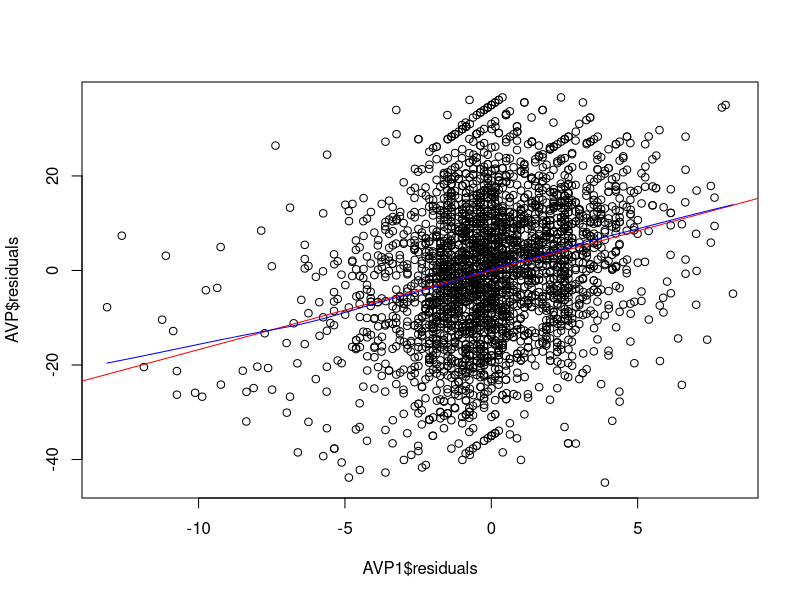

R code for this plot:
#Dataset: NLSY, Codebook: NLSY
#Using the added variable plot method, assess whether highest grade completed by child’s 
#mother (medu) is an omitted relevant variable in the following regression model: read = magebirth + breastfed

#Step 1: create a new data frame called ‘good2’ that
#include missing observations on the variables of interest
setwd("/Users/Leah/Downloads/Lab 5")
good <- read.csv("NLSY.csv")
good2 <- na.omit(good[,c( "read", "magebirth","breastfed","medu")])

#Step 2: Estimate regression models
AVP <-lm(read ~ magebirth + breastfed , data = good2)
resid_read <- as.data.frame(AVP$residuals)
AVP1 <-lm(medu ~ magebirth + breastfed, data = good2)
resid_medu <- as.data.frame(AVP1$residuals)

#Step 3: Plot the residuals from the initial model against residuals from the model with medu as 
#the dependent variable. Then add a regression line and lowess curve.
plot(AVP1$residuals, AVP$residuals)
abline(lm(AVP$residuals~ AVP1$residuals), col="red")
lines(lowess(AVP$residuals~ AVP1$residuals), col="blue")
